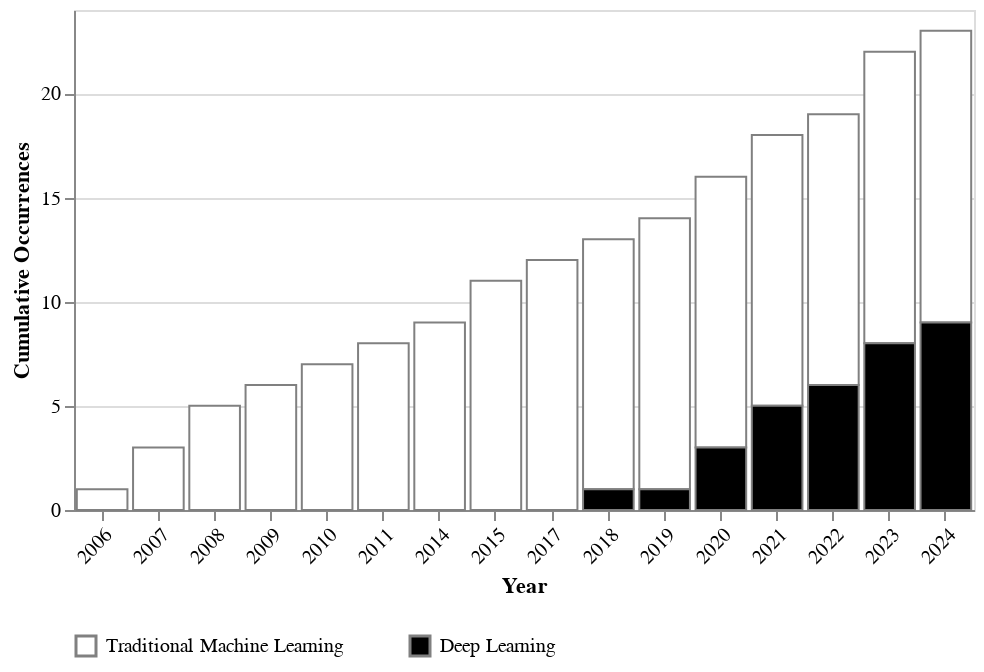

Notebook cell for this chart:
### Code cell
data_str = """Year\tTitle\tCategory
2006\tA computational approach toward label-free protein quantification using predicted peptide detectability:\tM
2007\tPrediction of peptides observable by mass spectrometry applied at the experimental set level\tM
2007\tPeptideSieve\tM
2008\tAPEX\tM
2008\tA support vector machine model for the prediction of proteotypic peptides for accurate mass and time proteomics\tM
2009\tESPPredictor\tM
2010\tThe Importance of Peptide Detectability for Protein Identification, Quantification, and Experiment Design in MS/MS Proteomics\tM
2011\tCONSeQuence\tM
2014\tPeptideRank\tM
2015\tPPA\tM
2015\tPREGO\tM
2017\tEnhanced Missing Proteins Detection in NCI60 Cell Lines Using an Integrative Search Engine Approach\tM
2018\td::pPop\tD
2019\tAP3\tM
2020\tDeepMSPeptide\tD
2020\tIn silico spectral libraries by deep learning facilitate data-Independant aquisition proteomics\tD
2021\tPepFormer\tD
2021\tCapsNet\tD
2022\tPD-BertEDL\tD
2023\tDeepDetect\tD
2023\tDbyDeep\tD
2023\tPeptideRanger\tM
2024\tKDEAN\tD"""

# Read data into DataFrame
data = pd.read_csv(StringIO(data_str), sep='\t')

# Count occurrences of 'M' and 'D' for each year
counts = data.groupby(['Year', 'Category']).size().unstack(fill_value=0).reset_index()

# Create cumulative sum
counts[['Traditional Machine Learning', 'Deep Learning']] = counts[['M', 'D']].cumsum()

# Melt DataFrame for Altair
counts_melted = counts.melt(id_vars='Year', value_vars=['Traditional Machine Learning', 'Deep Learning'], var_name='Category', value_name='Occurrences')

# Create the stacked bar chart
stacked_bar_chart_new = alt.Chart(counts_melted).mark_bar(stroke="gray").encode(
    x=alt.X('Year:O', title='Year', axis=alt.Axis(labelAngle=-45)),
    y=alt.Y('Occurrences:Q', title='Cumulative Occurrences'),
    color=alt.Color('Category:N', scale=alt.Scale(domain=['Traditional Machine Learning', 'Deep Learning'], range=['white', 'black']), legend=alt.Legend(orient="bottom", title=None, columnPadding=30)),
    order=alt.Order(sort='ascending') # for swap back of the old and new one: order=alt.Order('Category:N', sort='ascending')
).properties(
    width=450,
    height=250,
)

# Display the chart
#stacked_bar_chart_new.save("Path/to/M_D_occurences_swapped.svg") #on my windows
stacked_bar_chart_new

### Figure 1 — Vega-Lite specification as saved in the notebook (floating-point values rounded to 4 significant figures)
{"config": {"view": {"continuousWidth": 300, "continuousHeight": 300}}, "data": {"name": "data-dfd5a0eba7b7d992c87a25340a74e85b"}, "mark": {"type": "bar", "stroke": "gray"}, "encoding": {"color": {"field": "Category", "legend": {"columnPadding": 30, "orient": "bottom", "title": null}, "scale": {"domain": ["Traditional Machine Learning", "Deep Learning"], "range": ["white", "black"]}, "type": "nominal"}, "order": {"sort": "ascending"}, "x": {"axis": {"labelAngle": -45}, "field": "Year", "title": "Year", "type": "ordinal"}, "y": {"field": "Occurrences", "title": "Cumulative Occurrences", "type": "quantitative"}}, "height": 250, "width": 450, "$schema": "https://vega.github.io/schema/vega-lite/v5.8.0.json", "datasets": {"data-dfd5a0eba7b7d992c87a25340a74e85b": [{"Year": 2006, "Category": "Traditional Machine Learning", "Occurrences": 1}, {"Year": 2007, "Category": "Traditional Machine Learning", "Occurrences": 3}, {"Year": 2008, "Category": "Traditional Machine Learning", "Occurrences": 5}, {"Year": 2009, "Category": "Traditional Machine Learning", "Occurrences": 6}, {"Year": 2010, "Category": "Traditional Machine Learning", "Occurrences": 7}, {"Year": 2011, "Category": "Traditional Machine Learning", "Occurrences": 8}, {"Year": 2014, "Category": "Traditional Machine Learning", "Occurrences": 9}, {"Year": 2015, "Category": "Traditional Machine Learning", "Occurrences": 11}, {"Year": 2017, "Category": "Traditional Machine Learning", "Occurrences": 12}, {"Year": 2018, "Category": "Traditional Machine Learning", "Occurrences": 12}, {"Year": 2019, "Category": "Traditional Machine Learning", "Occurrences": 13}, {"Year": 2020, "Category": "Traditional Machine Learning", "Occurrences": 13}, {"Year": 2021, "Category": "Traditional Machine Learning", "Occurrences": 13}, {"Year": 2022, "Category": "Traditional Machine Learning", "Occurrences": 13}, {"Year": 2023, "Category": "Traditional Machine Learning", "Occurrences": 14}, {"Year": 2024, "Category": "Traditional Machine Learning", "Occurrences": 14}, {"Year": 2006, "Category": "Deep Learning", "Occurrences": 0}, {"Year": 2007, "Category": "Deep Learning", "Occurrences": 0}, {"Year": 2008, "Category": "Deep Learning", "Occurrences": 0}, {"Year": 2009, "Category": "Deep Learning", "Occurrences": 0}, {"Year": 2010, "Category": "Deep Learning", "Occurrences": 0}, {"Year": 2011, "Category": "Deep Learning", "Occurrences": 0}, {"Year": 2014, "Category": "Deep Learning", "Occurrences": 0}, {"Year": 2015, "Category": "Deep Learning", "Occurrences": 0}, {"Year": 2017, "Category": "Deep Learning", "Occurrences": 0}, {"Year": 2018, "Category": "Deep Learning", "Occurrences": 1}, {"Year": 2019, "Category": "Deep Learning", "Occurrences": 1}, {"Year": 2020, "Category": "Deep Learning", "Occurrences": 3}, {"Year": 2021, "Category": "Deep Learning", "Occurrences": 5}, {"Year": 2022, "Category": "Deep Learning", "Occurrences": 6}, {"Year": 2023, "Category": "Deep Learning", "Occurrences": 8}, {"Year": 2024, "Category": "Deep Learning", "Occurrences": 9}]}}
